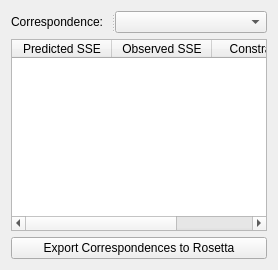
      <widget class="QWidget" name="tab">
       <attribute name="title">
        <string>Results</string>
       </attribute>
       <layout class="QGridLayout" name="gridLayout_15">
        <item row="0" column="0">
         <layout class="QVBoxLayout" name="verticalLayout_7">
          <item>
           <widget class="QSplitter" name="splitter">
            <property name="orientation">
             <enum>Qt::Horizontal</enum>
            </property>
            <widget class="QLabel" name="labelCorrespondences">
             <property name="sizePolicy">
              <sizepolicy hsizetype="Maximum" vsizetype="Preferred">
               <horstretch>0</horstretch>
               <verstretch>0</verstretch>
              </sizepolicy>
             </property>
             <property name="minimumSize">
              <size>
               <width>100</width>
               <height>0</height>
              </size>
             </property>
             <property name="maximumSize">
              <size>
               <width>100</width>
               <height>16777215</height>
              </size>
             </property>
             <property name="text">
              <string>Correspondence:</string>
             </property>
            </widget>
            <widget class="QComboBox" name="comboBoxCorrespondences"/>
           </widget>
          </item>
          <item>
           <widget class="QTableWidget" name="tableWidgetCorrespondenceList">
            <property name="sizePolicy">
             <sizepolicy hsizetype="Preferred" vsizetype="MinimumExpanding">
              <horstretch>0</horstretch>
              <verstretch>0</verstretch>
             </sizepolicy>
            </property>
            <property name="cornerButtonEnabled">
             <bool>false</bool>
            </property>
            <column>
             <property name="text">
              <string>Predicted SSE</string>
             </property>
            </column>
            <column>
             <property name="text">
              <string>Observed SSE</string>
             </property>
            </column>
            <column>
             <property name="text">
              <string>Constrained</string>
             </property>
            </column>
           </widget>
          </item>
          <item>
           <widget class="QPushButton" name="pushButtonExportToRosetta">
            <property name="text">
             <string>Export Correspondences to Rosetta</string>
            </property>
           </widget>
          </item>
         </layout>
        </item>
       </layout>
      </widget>
